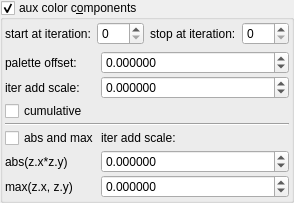
    <widget class="MyGroupBox" name="groupCheck_fold_color_aux_color_enabled">
     <property name="title">
      <string>aux color c&amp;omponents</string>
     </property>
     <property name="checkable">
      <bool>true</bool>
     </property>
     <layout class="QVBoxLayout" name="verticalLayout_11">
      <property name="leftMargin">
       <number>2</number>
      </property>
      <property name="topMargin">
       <number>2</number>
      </property>
      <property name="rightMargin">
       <number>2</number>
      </property>
      <property name="bottomMargin">
       <number>2</number>
      </property>
      <item>
       <layout class="QHBoxLayout" name="horizontalLayout_23" stretch="0,1,0,1">
        <item>
         <widget class="QLabel" name="label_103">
          <property name="text">
           <string>start at iteration:</string>
          </property>
         </widget>
        </item>
        <item>
         <widget class="MySpinBox" name="spinboxInt_fold_color_start_iterations_A">
          <property name="sizePolicy">
           <sizepolicy hsizetype="Minimum" vsizetype="Maximum">
            <horstretch>0</horstretch>
            <verstretch>0</verstretch>
           </sizepolicy>
          </property>
          <property name="minimum">
           <number>0</number>
          </property>
          <property name="maximum">
           <number>999</number>
          </property>
          <property name="value">
           <number>0</number>
          </property>
         </widget>
        </item>
        <item>
         <widget class="QLabel" name="label_75">
          <property name="text">
           <string>stop at iteration:</string>
          </property>
         </widget>
        </item>
        <item>
         <widget class="MySpinBox" name="spinboxInt_fold_color_stop_iterations_A">
          <property name="sizePolicy">
           <sizepolicy hsizetype="Preferred" vsizetype="Maximum">
            <horstretch>0</horstretch>
            <verstretch>0</verstretch>
           </sizepolicy>
          </property>
          <property name="maximum">
           <number>999</number>
          </property>
         </widget>
        </item>
       </layout>
      </item>
      <item>
       <layout class="QGridLayout" name="gridLayout_18" columnstretch="0,1">
        <property name="spacing">
         <number>2</number>
        </property>
        <item row="1" column="1">
         <widget class="MyDoubleSpinBox" name="spinbox_fold_color_difs0">
          <property name="sizePolicy">
           <sizepolicy hsizetype="Minimum" vsizetype="Maximum">
            <horstretch>0</horstretch>
            <verstretch>0</verstretch>
           </sizepolicy>
          </property>
          <property name="prefix">
           <string/>
          </property>
          <property name="suffix">
           <string/>
          </property>
          <property name="decimals">
           <number>6</number>
          </property>
          <property name="minimum">
           <double>-100.000000000000000</double>
          </property>
          <property name="maximum">
           <double>100.000000000000000</double>
          </property>
          <property name="singleStep">
           <double>0.100000000000000</double>
          </property>
         </widget>
        </item>
        <item row="2" column="0">
         <widget class="QLabel" name="label_19">
          <property name="text">
           <string>iter add scale:</string>
          </property>
         </widget>
        </item>
        <item row="3" column="0">
         <widget class="MyCheckBox" name="checkBox_fold_color_aux_color_enabledA">
          <property name="text">
           <string>cumulative</string>
          </property>
         </widget>
        </item>
        <item row="2" column="1">
         <widget class="MyDoubleSpinBox" name="spinbox_fold_color_difs1">
          <property name="sizePolicy">
           <sizepolicy hsizetype="Minimum" vsizetype="Maximum">
            <horstretch>0</horstretch>
            <verstretch>0</verstretch>
           </sizepolicy>
          </property>
          <property name="prefix">
           <string/>
          </property>
          <property name="suffix">
           <string/>
          </property>
          <property name="decimals">
           <number>6</number>
          </property>
          <property name="minimum">
           <double>-100.000000000000000</double>
          </property>
          <property name="maximum">
           <double>100.000000000000000</double>
          </property>
          <property name="singleStep">
           <double>0.100000000000000</double>
          </property>
         </widget>
        </item>
        <item row="5" column="1">
         <widget class="QLabel" name="label_21">
          <property name="text">
           <string>iter add scale:</string>
          </property>
         </widget>
        </item>
        <item row="6" column="1">
         <widget class="MyDoubleSpinBox" name="spinbox4_fold_color_difs_0000_x">
          <property name="sizePolicy">
           <sizepolicy hsizetype="Minimum" vsizetype="Maximum">
            <horstretch>0</horstretch>
            <verstretch>0</verstretch>
           </sizepolicy>
          </property>
          <property name="prefix">
           <string/>
          </property>
          <property name="suffix">
           <string/>
          </property>
          <property name="decimals">
           <number>6</number>
          </property>
          <property name="minimum">
           <double>-100.000000000000000</double>
          </property>
          <property name="maximum">
           <double>100.000000000000000</double>
          </property>
          <property name="singleStep">
           <double>0.100000000000000</double>
          </property>
         </widget>
        </item>
        <item row="5" column="0">
         <widget class="MyCheckBox" name="checkBox_fold_color_aux_color_enabled_false">
          <property name="text">
           <string>abs and max</string>
          </property>
         </widget>
        </item>
        <item row="7" column="1">
         <widget class="MyDoubleSpinBox" name="spinbox4_fold_color_difs_0000_y">
          <property name="sizePolicy">
           <sizepolicy hsizetype="Minimum" vsizetype="Maximum">
            <horstretch>0</horstretch>
            <verstretch>0</verstretch>
           </sizepolicy>
          </property>
          <property name="prefix">
           <string/>
          </property>
          <property name="suffix">
           <string/>
          </property>
          <property name="decimals">
           <number>6</number>
          </property>
          <property name="minimum">
           <double>-100.000000000000000</double>
          </property>
          <property name="maximum">
           <double>100.000000000000000</double>
          </property>
          <property name="singleStep">
           <double>0.100000000000000</double>
          </property>
         </widget>
        </item>
        <item row="7" column="0">
         <widget class="QLabel" name="label_60">
          <property name="text">
           <string>max(z.x, z.y)</string>
          </property>
         </widget>
        </item>
        <item row="1" column="0">
         <widget class="QLabel" name="label_22">
          <property name="text">
           <string>palette offset:</string>
          </property>
         </widget>
        </item>
        <item row="6" column="0">
         <widget class="QLabel" name="label_58">
          <property name="text">
           <string>abs(z.x*z.y)</string>
          </property>
         </widget>
        </item>
        <item row="4" column="0" colspan="2">
         <widget class="Line" name="line_8">
          <property name="orientation">
           <enum>Qt::Horizontal</enum>
          </property>
         </widget>
        </item>
       </layout>
      </item>
     </layout>
    </widget>
